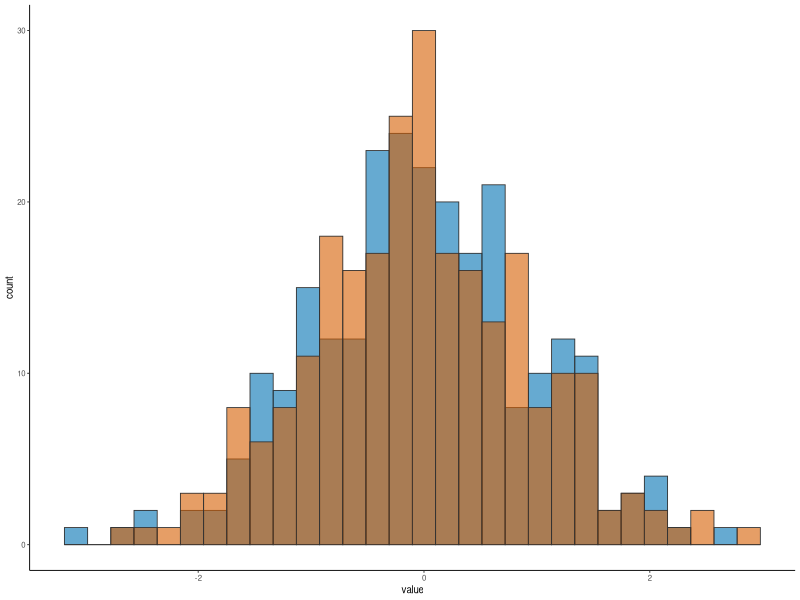
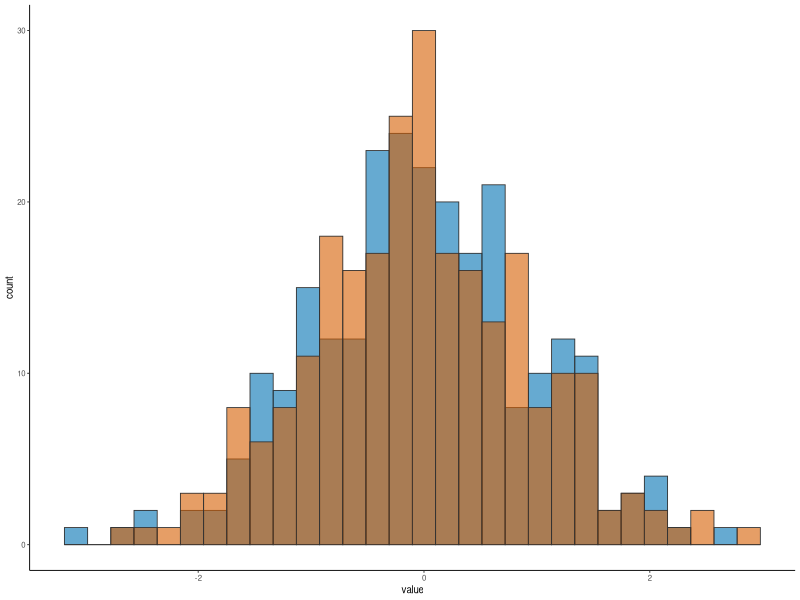

Write R code to recreate these figures, in order.
#!/usr/bin/env Rscript
# 图型：直方图
# 用途：查看连续变量的分布形态与频次，适合 QC 指标和计数数据概览。
# 输入数据契约：data.frame 至少包含 x（连续值）与 g（分组）两列；本脚本内置可复现示例数据。
# 关键函数：ggplot2::geom_histogram() 与 ggsave()。
set.seed(42)
suppressPackageStartupMessages(library(ggplot2))

df <- data.frame(x = rnorm(500, 0, 1), g = rep(c("A", "B"), each = 250))

p <- ggplot(df, aes(x = x, fill = g)) +
  geom_histogram(
    bins = 30,
    position = "identity",
    alpha = 0.6,
    colour = "grey20",
    linewidth = 0.3
  ) +
  scale_fill_manual(values = c("A" = "#0072B2", "B" = "#D55E00")) +
  labs(x = "value", y = "count") +
  theme_classic(base_size = 7) +
  theme(legend.position = "none")

ggsave("L1_histogram_verified.pdf", plot = p, width = 89, height = 60, units = "mm")
ggsave(
  "L1_histogram_verified.png",
  plot = p,
  width = 89,
  height = 60,
  units = "mm",
  dpi = 300,
  device = png,
  type = "cairo"
)
cat("RENDER_OK histogram\n")
